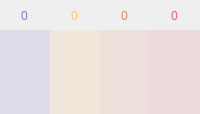
          <widget class="QWidget" name="tab_12">
           <attribute name="icon">
            <iconset resource="../../../QtResourcesFeb20/spunkster.qrc">
             <normaloff>:/newPrefix/BECK EXAM/sdfdsfs.png</normaloff>
             <activeon>:/newPrefix/BECK EXAM/asdfsafdsdf.png</activeon>:/newPrefix/BECK EXAM/sdfdsfs.png</iconset>
           </attribute>
           <attribute name="title">
            <string/>
           </attribute>
           <layout class="QGridLayout" name="gridLayout_19">
            <property name="leftMargin">
             <number>0</number>
            </property>
            <property name="topMargin">
             <number>0</number>
            </property>
            <property name="rightMargin">
             <number>0</number>
            </property>
            <property name="bottomMargin">
             <number>0</number>
            </property>
            <property name="spacing">
             <number>0</number>
            </property>
            <item row="0" column="0">
             <widget class="QFrame" name="csprContainer">
              <property name="styleSheet">
               <string notr="true">QSpinBox {
background:transparent;
border:none;
}</string>
              </property>
              <layout class="QGridLayout" name="gridLayout_11">
               <property name="leftMargin">
                <number>0</number>
               </property>
               <property name="topMargin">
                <number>8</number>
               </property>
               <property name="rightMargin">
                <number>0</number>
               </property>
               <property name="bottomMargin">
                <number>0</number>
               </property>
               <property name="horizontalSpacing">
                <number>0</number>
               </property>
               <item row="1" column="0">
                <widget class="QSlider" name="calm_slider">
                 <property name="sizePolicy">
                  <sizepolicy hsizetype="Expanding" vsizetype="Expanding">
                   <horstretch>0</horstretch>
                   <verstretch>0</verstretch>
                  </sizepolicy>
                 </property>
                 <property name="statusTip">
                  <string/>
                 </property>
                 <property name="styleSheet">
                  <string notr="true">
/* ///////////////////////////////////////////////////////////////
QToolTip
/////////////////////////////////////////////////////////////// */
QToolTip {
    background: rgba(23,23,23, 150);
    border: 1px solid rgb(125,123,202);
    border-radius: 5px; 
    padding:4px; 
    text-align: left;
    color: rgb(125,123,202);
}
/* ////////////////////////////////////////////////////////////////////////
calm slider
//////////////////////////////////////////////////////////////////////// */
QSlider::handle:vertical {
background:rgb(123,123,199);}
QSlider::handle:vertical:hover {background:rgb(153,153,229);}
QSlider::handle:vertical:pressed {background:rgb(103,103,179);}
QSlider::groove:vertical:hover {background:rgba(123,123,199,0.35);}
QSlider::groove:vertical {background:rgba(123,123,199,0.15);}</string>
                 </property>
                 <property name="maximum">
                  <number>10</number>
                 </property>
                 <property name="invertedAppearance">
                  <bool>false</bool>
                 </property>
                 <property name="invertedControls">
                  <bool>false</bool>
                 </property>
                 <property name="tickPosition">
                  <enum>QSlider::NoTicks</enum>
                 </property>
                </widget>
               </item>
               <item row="1" column="2">
                <widget class="QSlider" name="pain_slider">
                 <property name="sizePolicy">
                  <sizepolicy hsizetype="Expanding" vsizetype="Expanding">
                   <horstretch>0</horstretch>
                   <verstretch>0</verstretch>
                  </sizepolicy>
                 </property>
                 <property name="statusTip">
                  <string/>
                 </property>
                 <property name="styleSheet">
                  <string notr="true">
/* ///////////////////////////////////////////////////////////////
QToolTip
/////////////////////////////////////////////////////////////// */
QToolTip {
    background: rgba(23,23,23, 150);
    border: 1px solid rgb(223,134,93);
    border-radius: 5px; 
    padding:4px; 
    text-align: left;
    color: rgb(223,134,93);
}
/* Pain Slider */
QSlider::handle:vertical {
background:rgb(229,133,98);}
QSlider::handle:vertical:hover {background:rgb(255,163,128);}
QSlider::handle:vertical:pressed {background:rgb(209,113,78);}
QSlider::groove:vertical:hover {background:rgba(229,133,98,0.35);}
QSlider::groove:vertical {background:rgba(229,133,98,0.15);}</string>
                 </property>
                 <property name="maximum">
                  <number>10</number>
                 </property>
                 <property name="invertedAppearance">
                  <bool>false</bool>
                 </property>
                 <property name="invertedControls">
                  <bool>false</bool>
                 </property>
                 <property name="tickPosition">
                  <enum>QSlider::NoTicks</enum>
                 </property>
                </widget>
               </item>
               <item row="1" column="1">
                <widget class="QSlider" name="stress_slider">
                 <property name="sizePolicy">
                  <sizepolicy hsizetype="Expanding" vsizetype="Expanding">
                   <horstretch>0</horstretch>
                   <verstretch>0</verstretch>
                  </sizepolicy>
                 </property>
                 <property name="statusTip">
                  <string/>
                 </property>
                 <property name="styleSheet">
                  <string notr="true">
/* ///////////////////////////////////////////////////////////////
QToolTip
/////////////////////////////////////////////////////////////// */
QToolTip {
    background: rgba(23,23,23, 150);
    border: 1px solid rgb(249,195,94);
    border-radius: 5px; 
    padding:4px; 
    text-align: left;
    color: rgb(249,195,94);
}
/* ////////////////////////////////////////////////////////////////////////
stress slider
//////////////////////////////////////////////////////////////////////// */
QSlider::handle:vertical {
background:rgb(254,195,105);}
QSlider::handle:vertical:hover {background:rgb(255,225,135);}
QSlider::handle:vertical:pressed {background:rgb(234,175,85);}
QSlider::groove:vertical:hover {background:rgba(254,195,105,0.35);}
QSlider::groove:vertical {background:rgba(254,195,105,0.15);}
</string>
                 </property>
                 <property name="maximum">
                  <number>10</number>
                 </property>
                 <property name="invertedAppearance">
                  <bool>false</bool>
                 </property>
                 <property name="invertedControls">
                  <bool>false</bool>
                 </property>
                 <property name="tickPosition">
                  <enum>QSlider::NoTicks</enum>
                 </property>
                </widget>
               </item>
               <item row="1" column="3">
                <widget class="QSlider" name="rage_slider">
                 <property name="sizePolicy">
                  <sizepolicy hsizetype="Expanding" vsizetype="Expanding">
                   <horstretch>0</horstretch>
                   <verstretch>0</verstretch>
                  </sizepolicy>
                 </property>
                 <property name="toolTip">
                  <string>&lt;html&gt;&lt;head/&gt;&lt;body&gt;&lt;p&gt;Rage&lt;/p&gt;&lt;/body&gt;&lt;/html&gt;</string>
                 </property>
                 <property name="statusTip">
                  <string/>
                 </property>
                 <property name="styleSheet">
                  <string notr="true">
/* ///////////////////////////////////////////////////////////////
QToolTip
/////////////////////////////////////////////////////////////// */
QToolTip {
    background: rgba(23,23,23, 150);
    border: 1px solid rgb(220,99,108);
    border-radius: 5px; 
    padding:4px; 
    text-align: left;
    color: rgb(220,99,108);
}
/* ////////////////////////////////////////////////////////////////////////
rage slider
//////////////////////////////////////////////////////////////////////// */
#rage_slider::handle:vertical {
background:rgb(229,100,111);}
#rage_slider::handle:vertical:hover {background:rgb(255,130,141);}
#rage_slider::handle:vertical:pressed {background:rgb(209,80,91);}
#rage_slider::groove:vertical:hover {background:rgba(229,100,111,0.35);}
#rage_slider::groove:vertical {background:rgba(229,100,111,0.15);}</string>
                 </property>
                 <property name="maximum">
                  <number>10</number>
                 </property>
                </widget>
               </item>
               <item row="0" column="3">
                <widget class="QSpinBox" name="rage_spinbox">
                 <property name="toolTip">
                  <string>&lt;html&gt;&lt;head/&gt;&lt;body&gt;&lt;p&gt;Rage&lt;/p&gt;&lt;/body&gt;&lt;/html&gt;</string>
                 </property>
                 <property name="styleSheet">
                  <string notr="true">
/* ///////////////////////////////////////////////////////////////
QToolTip
/////////////////////////////////////////////////////////////// */
QToolTip {
    background: rgba(23,23,23, 150);
    border: 1px solid rgb(220,99,108);
    border-radius: 5px; 
    padding:4px; 
    text-align: left;
    color: rgb(220,99,108);
}
/* ////////////////////////////////////////////////////////////////////////
rage spinbox
 //////////////////////////////////////////////////////////////////////// */
#rage_spinbox {background:transparent;color:rgb(229,100,111);}
#rage_spinbox:hover {color: rgb(255,160,171);}
#rage_spinbox:focus {color: rgb(255,130,141);}</string>
                 </property>
                 <property name="alignment">
                  <set>Qt::AlignCenter</set>
                 </property>
                 <property name="buttonSymbols">
                  <enum>QAbstractSpinBox::NoButtons</enum>
                 </property>
                 <property name="maximum">
                  <number>10</number>
                 </property>
                </widget>
               </item>
               <item row="0" column="2">
                <widget class="QSpinBox" name="pain_spinbox">
                 <property name="toolTip">
                  <string>&lt;html&gt;&lt;head/&gt;&lt;body&gt;&lt;p&gt;Pain&lt;/p&gt;&lt;/body&gt;&lt;/html&gt;</string>
                 </property>
                 <property name="styleSheet">
                  <string notr="true">
/* ///////////////////////////////////////////////////////////////
QToolTip
/////////////////////////////////////////////////////////////// */
QToolTip {
    background: rgba(23,23,23, 150);
    border: 1px solid rgb(223,134,93);
    border-radius: 5px; 
    padding:4px; 
    text-align: left;
    color: rgb(223,134,93);
}

#pain_spinbox {color:rgb(229,133,98);}
#pain_spinbox:hover {color: rgb(255,193,158);}
#pain_spinbox:focus {color: rgb(255,163,128);}
</string>
                 </property>
                 <property name="alignment">
                  <set>Qt::AlignCenter</set>
                 </property>
                 <property name="buttonSymbols">
                  <enum>QAbstractSpinBox::NoButtons</enum>
                 </property>
                 <property name="maximum">
                  <number>10</number>
                 </property>
                </widget>
               </item>
               <item row="0" column="1">
                <widget class="QSpinBox" name="stress_spinbox">
                 <property name="toolTip">
                  <string>&lt;html&gt;&lt;head/&gt;&lt;body&gt;&lt;p&gt;Stress&lt;/p&gt;&lt;/body&gt;&lt;/html&gt;</string>
                 </property>
                 <property name="styleSheet">
                  <string notr="true">
/* ///////////////////////////////////////////////////////////////
QToolTip
/////////////////////////////////////////////////////////////// */
QToolTip {
    background: rgba(23,23,23, 150);
    border: 1px solid rgb(249,195,94);
    border-radius: 5px; 
    padding:4px; 
    text-align: left;
    color: rgb(249,195,94);
}
/* ////////////////////////////////////////////////////////////////////////
Stress
//////////////////////////////////////////////////////////////////////// */
#stress_spinbox {background:transparent;color:rgb(254,195,105);}
#stress_spinbox:hover {color: rgb(255,255,165);}
#stress_spinbox:focus {color: rgb(255,225,135); }</string>
                 </property>
                 <property name="alignment">
                  <set>Qt::AlignCenter</set>
                 </property>
                 <property name="buttonSymbols">
                  <enum>QAbstractSpinBox::NoButtons</enum>
                 </property>
                 <property name="accelerated">
                  <bool>true</bool>
                 </property>
                 <property name="maximum">
                  <number>10</number>
                 </property>
                </widget>
               </item>
               <item row="0" column="0">
                <widget class="QSpinBox" name="calm_spinbox">
                 <property name="toolTip">
                  <string>&lt;html&gt;&lt;head/&gt;&lt;body&gt;&lt;p&gt;Calm&lt;/p&gt;&lt;/body&gt;&lt;/html&gt;</string>
                 </property>
                 <property name="styleSheet">
                  <string notr="true">
/* ///////////////////////////////////////////////////////////////
QToolTip
/////////////////////////////////////////////////////////////// */
QToolTip {
    background: rgba(23,23,23, 150);
    border: 1px solid rgb(125,123,202);
    border-radius: 5px; 
    padding:4px; 
    text-align: left;
    color: rgb(125,123,202);
}
#calm_spinbox{color:rgb(123,123,199);}
#calm_spinbox:hover {color: rgb(183,183,255);}
#calm_spinbox:focus {color: rgb(153,153,229);}
</string>
                 </property>
                 <property name="alignment">
                  <set>Qt::AlignCenter</set>
                 </property>
                 <property name="buttonSymbols">
                  <enum>QAbstractSpinBox::NoButtons</enum>
                 </property>
                 <property name="maximum">
                  <number>10</number>
                 </property>
                </widget>
               </item>
              </layout>
             </widget>
            </item>
           </layout>
          </widget>
